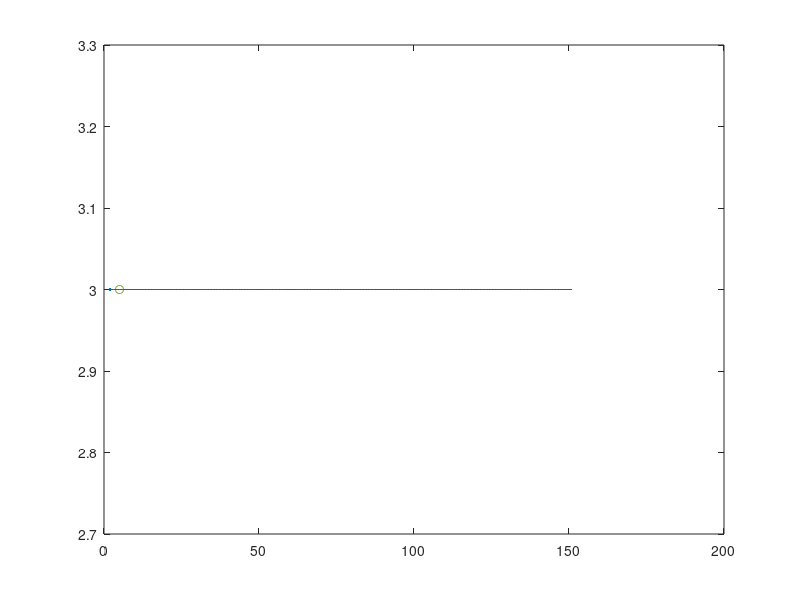

MATLAB code for this plot:
y = [];
x = [];
k = 1;
for h=1:150
    k = k + 1;
    y = [y 3];
    x = [x k];
    
    plot(x,y);
    hold on;
    if((mod(5,k))==0)
        plot(x(end), y(end), '-o');
    end
    pause(0.5);
end
